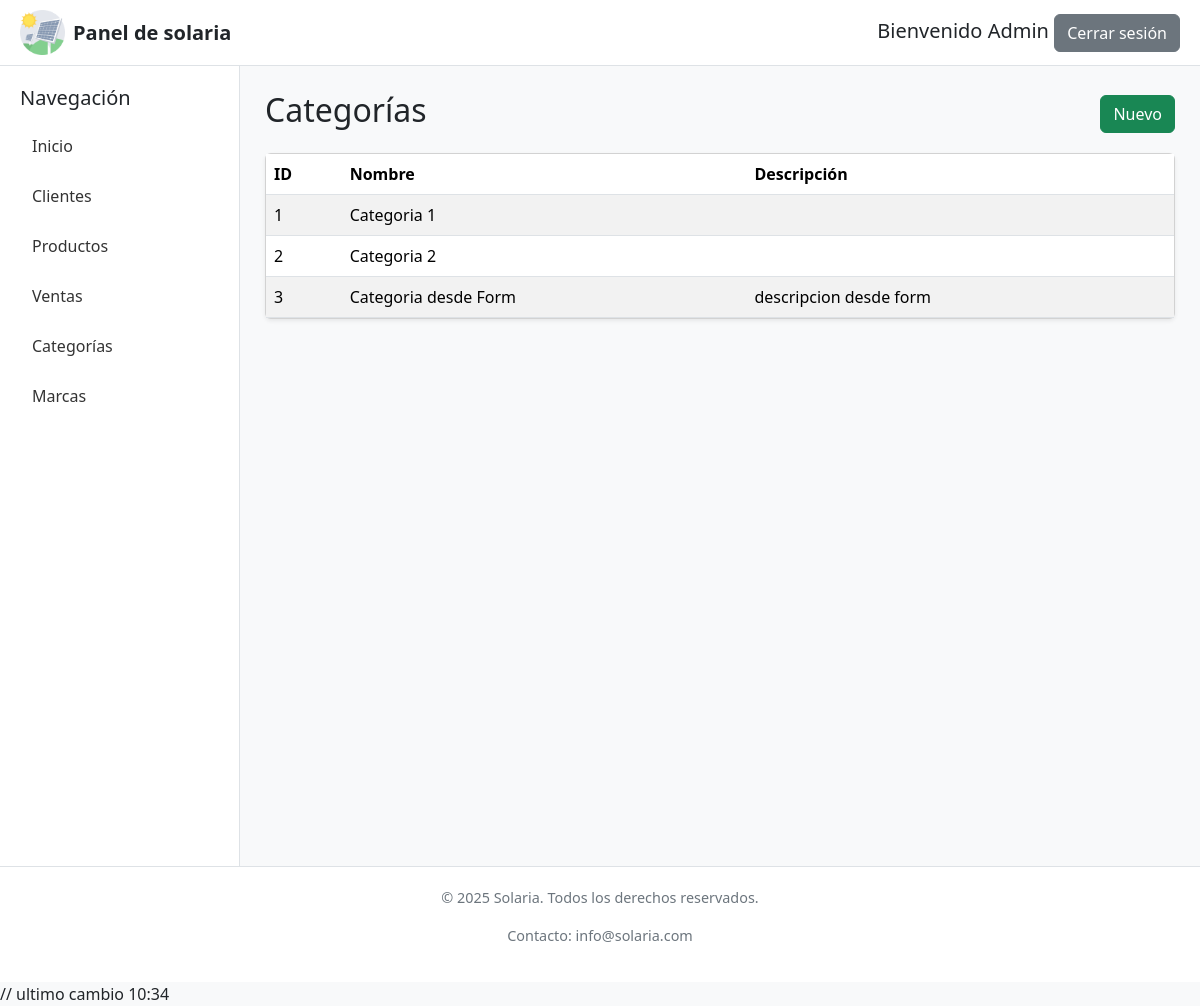
The page /categoria/listarCategorias (signed in) on the database its author committed.
### tables this page shows
CREATE TABLE `categorias` (
  `categoriaId` int(11) NOT NULL,
  `nombreCat` varchar(30) NOT NULL,
  `descripcion` varchar(30) DEFAULT NULL
);

### controllers/CategoriaController.php (called while the page is built, shortened)
<?php
require_once __DIR__ . '/../models/CategoriaModel.php';
class CategoriaController {
    private $categoriaModel;
    public function __construct() {
        $this->categoriaModel = new CategoriaModel();
    }
    public function index() {
        $categorias = $this->categoriaModel->verCategorias();
        require_once VIEWS_PATH . 'categorias/panelCategorias.php';
    }
    public function listarCategorias() {
        $this->index();
    }
}

### helpers/EnvLoader.php (called while the page is built, shortened)
<?php
class EnvLoader {
    public static function get($key, $default = null) {
        return $_ENV[$key] ?? getenv($key) ?: $default;
    }
}

### models/conexion.php (called while the page is built, shortened)
<?php
require_once __DIR__ . '/../helpers/EnvLoader.php';
class Conexion
{
    private $conDB = null;
    public function __construct() {
        try{
            $this->host = EnvLoader::get('DBHOST', 'localhost');
            $this->port = EnvLoader::get('DBPORT', '3306');
            $this->user = EnvLoader::get('DBUSER', 'root');
            $this->pass = EnvLoader::get('DBPASS', '');
            $this->dbname = EnvLoader::get('DBNAME', 'test');
            $strConexion = "mysql:host={$this->host};port={$this->port};dbname={$this->dbname}";
            $this->conDB = new PDO($strConexion, $this->user, $this->pass);
        }catch(Exception $e){
            echo "Error al cargar la conexion: " . $e->getMessage();
        }
    }
    public function getConexion() {
        return $this->conDB;
    }
}

### models/CategoriaModel.php (called while the page is built, shortened)
<?php
require_once __DIR__ . '/conexion.php';
class CategoriaModel extends Conexion {
    private $conexion;
    private $table = 'categorias';
    public function __construct() {
        $this->conexion = $this->getConexion();
    }
    public function verCategorias(){
        try {
            $sql = "SELECT * FROM {$this->table}";
            $cmd = $this->conexion->prepare($sql);
            $cmd->execute();
            return $cmd->fetchAll(PDO::FETCH_ASSOC);
        } catch (Exception $e) {
            echo "Error al obtener las categorias: " . $e->getMessage();
            return [];
        }
    }
}

### views/categorias/panelCategorias.php (the view, shortened to what this page needs)
<?php require_once dirname(__FILE__).'/../layout/header.php'; ?>
<div class="d-flex justify-content-between align-items-center mb-3">
  <h2>Categorías</h2>
  <a class="btn btn-success" href="<?= BASE_URL ?>categoria/nuevo">Nuevo</a>
</div>
<div class="card shadow-sm">
  <div class="table-responsive">
    <table class="table table-striped mb-0">
      <thead>
        <tr>
          <th>ID</th>
          <th>Nombre</th>
          <th>Descripción</th>
        </tr>
      </thead>
      <tbody>
        <?php if (empty($categorias)): ?>
          <tr><td colspan="4" class="text-center">No hay categorías</td></tr>
        <?php else: foreach ($categorias as $c): ?>
          <tr>
            <td><?= $c['categoriaId'] ?></td>
            <td><?= htmlspecialchars($c['nombreCat']) ?></td>
            <td><?= htmlspecialchars($c['descripcion']) ?></td>
          </tr>
        <?php endforeach; endif; ?>
      </tbody>
    </table>
  </div>
</div>
<?php require_once dirname(__FILE__).'/../layout/footer.php'; ?>

### views/layout/header.php (style rules this page uses)
body { background-color: #f8f9fa; }

### rows shown on the page
categorias: categoriaId "1", nombreCat "Categoria 1"
categorias: categoriaId "2", nombreCat "Categoria 2"
categorias: categoriaId "3", nombreCat "Categoria desde Form", descripcion "descripcion desde form"

### other values the page prints
$_SESSION['username'] "Admin"
